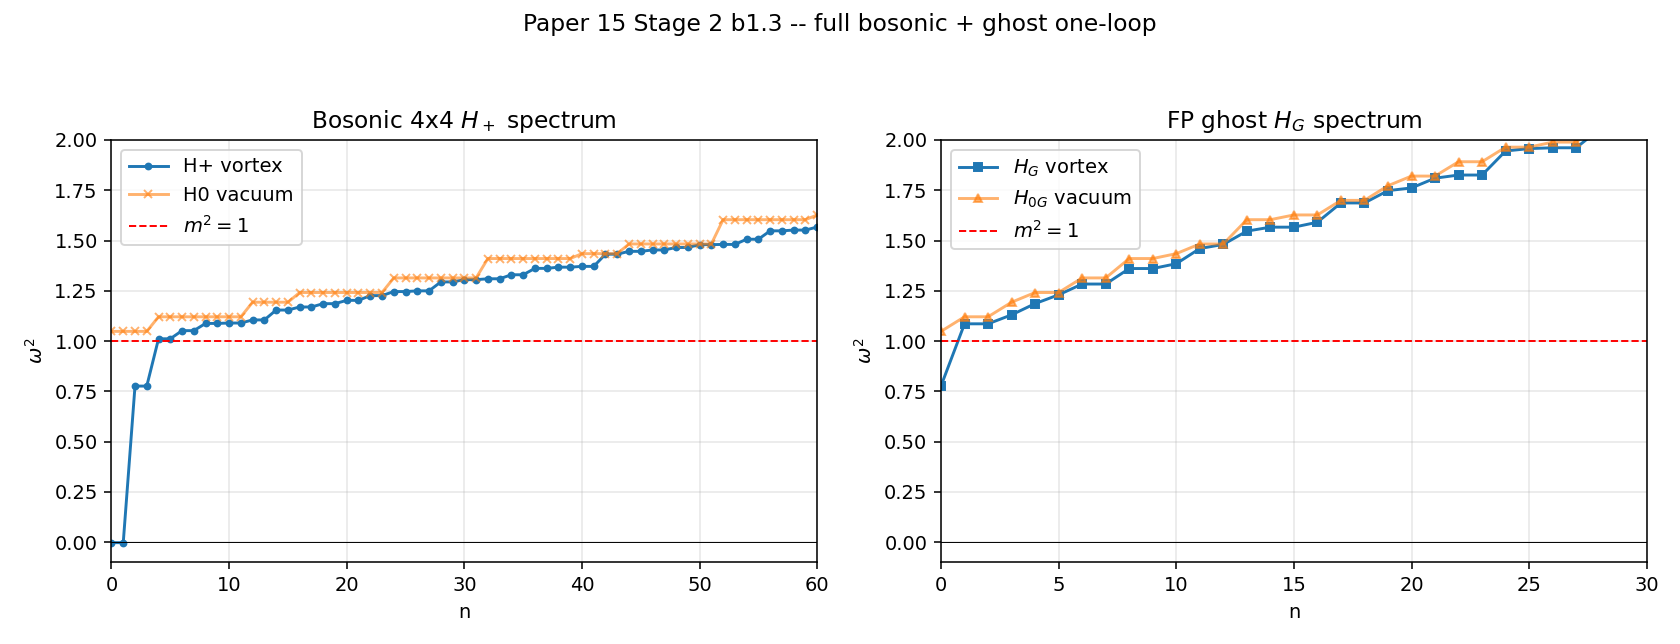

Here is the Python script that generated this plot:
#!/usr/bin/env python3
"""
Stage 2 b1.3 -- Faddeev-Popov ghost operator + zero-mode subtraction.

Extends b1.2 by adding the ghost contribution to the one-loop Casimir
energy of the BPS n=1 vortex. Alonso-Izquierdo et al. (2016) Eq. (37):

    Delta E_VC  =  (hbar m / 2) [ Tr sqrt(H+) - Tr sqrt(H0)
                                   - Tr sqrt(H_G) + Tr sqrt(H0_G) ]

The FP ghost operator in background gauge at xi=1 is a scalar Schrodinger
operator (Alonso-Izquierdo Eq. (27) context):

    H_G    = -Delta + |psi|^2  =  -Delta + f^2(r)     (at BPS)
    H0_G   = -Delta + 1                               (vacuum)

New in b1.3:
  * H_G, H0_G built as scalar sparse operators (N^2 x N^2, not 4N^2).
  * Translational zero modes of H+ explicitly identified and excluded
    from the Casimir sum (they are collective coordinates).
  * Ghost subtraction with the correct sign/factor per Eq. (37).
  * Reports bosonic, ghost, and total Casimir at matched k_cut in omega.

Not yet done (deferred to b1.4):
  * Heat-kernel / Mellin transform to continue ζ(s) to s = -1/2
    (i.e., true spectral zeta-function regularization).
  * The partial sum is still UV-truncated at k_cut modes; the
    ghost-subtracted difference is LESS divergent but still truncated.

Interpretation: with the ghost subtraction, the UV-divergent Seeley-
DeWitt c_1 coefficient partially cancels between bosonic and ghost
sectors, so the truncated partial sum converges faster with k_cut.
"""

from __future__ import annotations

import sys
import time
from pathlib import Path

import matplotlib.pyplot as plt
import numpy as np
from scipy.sparse import csr_matrix, diags, eye as speye
from scipy.sparse.linalg import eigsh

sys.path.insert(0, str(Path(__file__).parent))
from nwt_vortex_fluctuations_b1_2 import (
    bps_background_2d, build_Hplus, laplacian_2d, check_symmetry,
)


# =========================================================================
# Scalar FP ghost operator.
# =========================================================================

def build_Hghost(N: int, dx: float, f: np.ndarray, mode: str) -> csr_matrix:
    """H_G = -Delta + f^2(x)   (vortex)  or  -Delta + 1  (vacuum)."""
    L2 = laplacian_2d(N, dx)
    if mode == "vortex":
        mass_sq = (f ** 2).ravel()
    elif mode == "vacuum":
        mass_sq = np.ones(N * N)
    else:
        raise ValueError(mode)
    return L2 + diags(mass_sq, format="csr")


# =========================================================================
# Matched-k_cut Casimir partial sum.
#
# Uses a common eigenvalue cap omega^2_cap across all 4 spectra so that
# we're summing equivalent portions of the continuum, not equivalent
# *counts* that sample different portions of the scalar vs 4-vector
# continuum.
# =========================================================================

def partial_casimir(omega2, zero_mode_cut: float = 0.02) -> np.ndarray:
    """Return positive omega values, zero modes replaced by 0."""
    w2 = np.where(np.abs(omega2) < zero_mode_cut, 0.0, omega2)
    w2 = np.maximum(w2, 0.0)
    return np.sqrt(w2)


def matched_sum(omega_arrays: dict, cap: float) -> dict:
    """Sum omega for each spectrum, restricted to omega <= cap."""
    out = {}
    for k, w in omega_arrays.items():
        out[k] = w[w <= cap].sum()
    return out


# =========================================================================
# Main.
# =========================================================================

def main():
    print("=" * 72)
    print(" b1.3  --  H+ + ghost + zero-mode subtraction")
    print(" Alonso-Izquierdo et al. (2016), Eq. (37) at BPS")
    print("=" * 72)

    N = 96
    L = 10.0

    x, X, Y, r, dx, f, a, V1, V2, coupling, M2 = bps_background_2d(N, L)
    print(f"\n[1] Grid: {N}^2 on [{-L:.1f},{L:.1f}]^2,  dx={dx:.4f}")

    # -- Build all four operators ----------------------------------------
    t0 = time.time()
    Hp_vort = build_Hplus(N, dx, f, a, V1, V2, coupling, M2, "vortex")
    Hp_vac  = build_Hplus(N, dx, f, a, V1, V2, coupling, M2, "vacuum")
    Hg_vort = build_Hghost(N, dx, f, "vortex")
    Hg_vac  = build_Hghost(N, dx, f, "vacuum")
    print(f"\n[2] Operators built ({time.time()-t0:.2f}s):")
    print(f"    H+   shape={Hp_vort.shape}, nnz={Hp_vort.nnz}")
    print(f"    H0   shape={Hp_vac.shape}, nnz={Hp_vac.nnz}")
    print(f"    H_G  shape={Hg_vort.shape}, nnz={Hg_vort.nnz}")
    print(f"    H0_G shape={Hg_vac.shape}, nnz={Hg_vac.nnz}")
    check_symmetry(Hp_vort, "H+")
    check_symmetry(Hg_vort, "H_G")

    # -- Diagonalize -----------------------------------------------------
    k_H = 120      # bosonic cap (4N^2 space)
    k_G = 30       # ghost cap (N^2 space, same density of states up to
                   #            factor 4, so k_G ~ k_H/4 is fair)
    print(f"\n[3] Diagonalizing: k_H={k_H} (H+/H0), k_G={k_G} (H_G/H0_G)...")
    t0 = time.time()
    w2_Hp_v = np.sort(eigsh(Hp_vort, k=k_H, which="SA",
                             return_eigenvectors=False))
    print(f"    H+  vortex : {time.time()-t0:.2f}s")
    t0 = time.time()
    w2_Hp_0 = np.sort(eigsh(Hp_vac, k=k_H, which="SA",
                             return_eigenvectors=False))
    print(f"    H0  vacuum : {time.time()-t0:.2f}s")
    t0 = time.time()
    w2_Hg_v = np.sort(eigsh(Hg_vort, k=k_G, which="SA",
                             return_eigenvectors=False))
    print(f"    H_G vortex : {time.time()-t0:.2f}s")
    t0 = time.time()
    w2_Hg_0 = np.sort(eigsh(Hg_vac, k=k_G, which="SA",
                             return_eigenvectors=False))
    print(f"    H0_G vacuum: {time.time()-t0:.2f}s")

    # -- Identify zero modes ---------------------------------------------
    n_zm = int(np.sum(np.abs(w2_Hp_v) < 0.02))
    print(f"\n[4] H+ zero modes detected: {n_zm} (expect 2 for n=1 BPS)")
    print(f"    Lowest 6 H+ vortex eigenvalues:")
    for i, w in enumerate(w2_Hp_v[:6]):
        tag = "  <-- zero mode" if abs(w) < 0.02 else ""
        print(f"      {i}: omega^2 = {w:+.6e}{tag}")

    # -- Convert to omega, zero modes -> 0 -------------------------------
    om_Hp_v = partial_casimir(w2_Hp_v)
    om_Hp_0 = partial_casimir(w2_Hp_0)
    om_Hg_v = partial_casimir(w2_Hg_v)
    om_Hg_0 = partial_casimir(w2_Hg_0)

    # Common spectral cap: use the smallest highest-omega across all four
    # spectra so we sum equivalent energy ranges. This is coarser than
    # zeta-reg but corrects the "same k count, different omega range" bias.
    omega_cap = min(om_Hp_v.max(), om_Hp_0.max(),
                    om_Hg_v.max(), om_Hg_0.max())
    print(f"\n[5] Common spectral cap omega <= {omega_cap:.4f}")

    sums_cap = matched_sum({
        "Hp_v": om_Hp_v, "Hp_0": om_Hp_0,
        "Hg_v": om_Hg_v, "Hg_0": om_Hg_0}, omega_cap)
    cnts_cap = {k: int((arr <= omega_cap).sum())
                for k, arr in {
                    "Hp_v": om_Hp_v, "Hp_0": om_Hp_0,
                    "Hg_v": om_Hg_v, "Hg_0": om_Hg_0}.items()}
    print(f"    Sum omega (capped):")
    print(f"      H+ vortex  [{cnts_cap['Hp_v']} modes]: "
          f"{sums_cap['Hp_v']:.4f}")
    print(f"      H0 vacuum  [{cnts_cap['Hp_0']} modes]: "
          f"{sums_cap['Hp_0']:.4f}")
    print(f"      H_G vortex [{cnts_cap['Hg_v']} modes]: "
          f"{sums_cap['Hg_v']:.4f}")
    print(f"      H0_G vac   [{cnts_cap['Hg_0']} modes]: "
          f"{sums_cap['Hg_0']:.4f}")

    bosonic = sums_cap["Hp_v"] - sums_cap["Hp_0"]
    ghost   = sums_cap["Hg_v"] - sums_cap["Hg_0"]
    Delta_E = 0.5 * (bosonic - ghost)

    print(f"\n[6] Casimir components (capped, units of m_H = 1, hbar = 1):")
    print(f"    Sum_omega (H+ vortex - H0) = {bosonic:+.4f}  (bosonic)")
    print(f"    Sum_omega (H_G - H0_G)     = {ghost:+.4f}  (ghost, to be SUBTRACTED)")
    print(f"    Delta E_VC = (1/2)(bosonic - ghost) = {Delta_E:+.4f}")

    # -- Naive all-modes sum for comparison ------------------------------
    bosonic_all = om_Hp_v.sum() - om_Hp_0.sum()
    ghost_all   = om_Hg_v.sum() - om_Hg_0.sum()
    Delta_E_all = 0.5 * (bosonic_all - ghost_all)
    print(f"\n[7] For comparison: un-capped (k_cut truncated) sums:")
    print(f"    bosonic all = {bosonic_all:+.4f}")
    print(f"    ghost all   = {ghost_all:+.4f}")
    print(f"    Delta E all = {Delta_E_all:+.4f}")

    print(f"\n    b1.2 bosonic-only estimate: -1.9394")
    print(f"    b1.3 bosonic-only (cap): {bosonic / 2:+.4f}")
    print(f"    b1.3 with ghost subtraction: {Delta_E:+.4f}")
    print(f"    Ghost subtraction changes the one-loop Delta_mu by "
          f"{Delta_E - bosonic/2:+.4f}")

    # -- Plots -----------------------------------------------------------
    fig, axes = plt.subplots(1, 2, figsize=(12, 4.6))

    ax = axes[0]
    ax.plot(np.arange(len(w2_Hp_v)), w2_Hp_v, "o-", ms=3,
            label="H+ vortex")
    ax.plot(np.arange(len(w2_Hp_0)), w2_Hp_0, "x-", ms=4, alpha=0.6,
            label="H0 vacuum")
    ax.axhline(0.0, color="k", lw=0.5)
    ax.axhline(1.0, color="r", ls="--", lw=1.0, label=r"$m^2=1$")
    ax.set_xlabel("n")
    ax.set_ylabel(r"$\omega^2$")
    ax.set_title(r"Bosonic 4x4 $H_+$ spectrum")
    ax.legend(); ax.grid(alpha=0.3)
    ax.set_ylim(-0.1, 2.0); ax.set_xlim(0, min(60, k_H))

    ax = axes[1]
    ax.plot(np.arange(len(w2_Hg_v)), w2_Hg_v, "s-", ms=4,
            label=r"$H_G$ vortex")
    ax.plot(np.arange(len(w2_Hg_0)), w2_Hg_0, "^-", ms=4, alpha=0.6,
            label=r"$H_{0G}$ vacuum")
    ax.axhline(0.0, color="k", lw=0.5)
    ax.axhline(1.0, color="r", ls="--", lw=1.0, label=r"$m^2=1$")
    ax.set_xlabel("n")
    ax.set_ylabel(r"$\omega^2$")
    ax.set_title(r"FP ghost $H_G$ spectrum")
    ax.legend(); ax.grid(alpha=0.3)
    ax.set_ylim(-0.1, 2.0); ax.set_xlim(0, min(30, k_G))

    fig.suptitle("Paper 15 Stage 2 b1.3 -- full bosonic + ghost one-loop",
                 fontsize=12)
    fig.tight_layout(rect=[0, 0, 1, 0.94])
    out = Path(__file__).parent / "nwt_vortex_fluctuations_b1_3.png"
    fig.savefig(out, dpi=140)
    print(f"\n[8] Plot: {out}")


if __name__ == "__main__":
    main()
